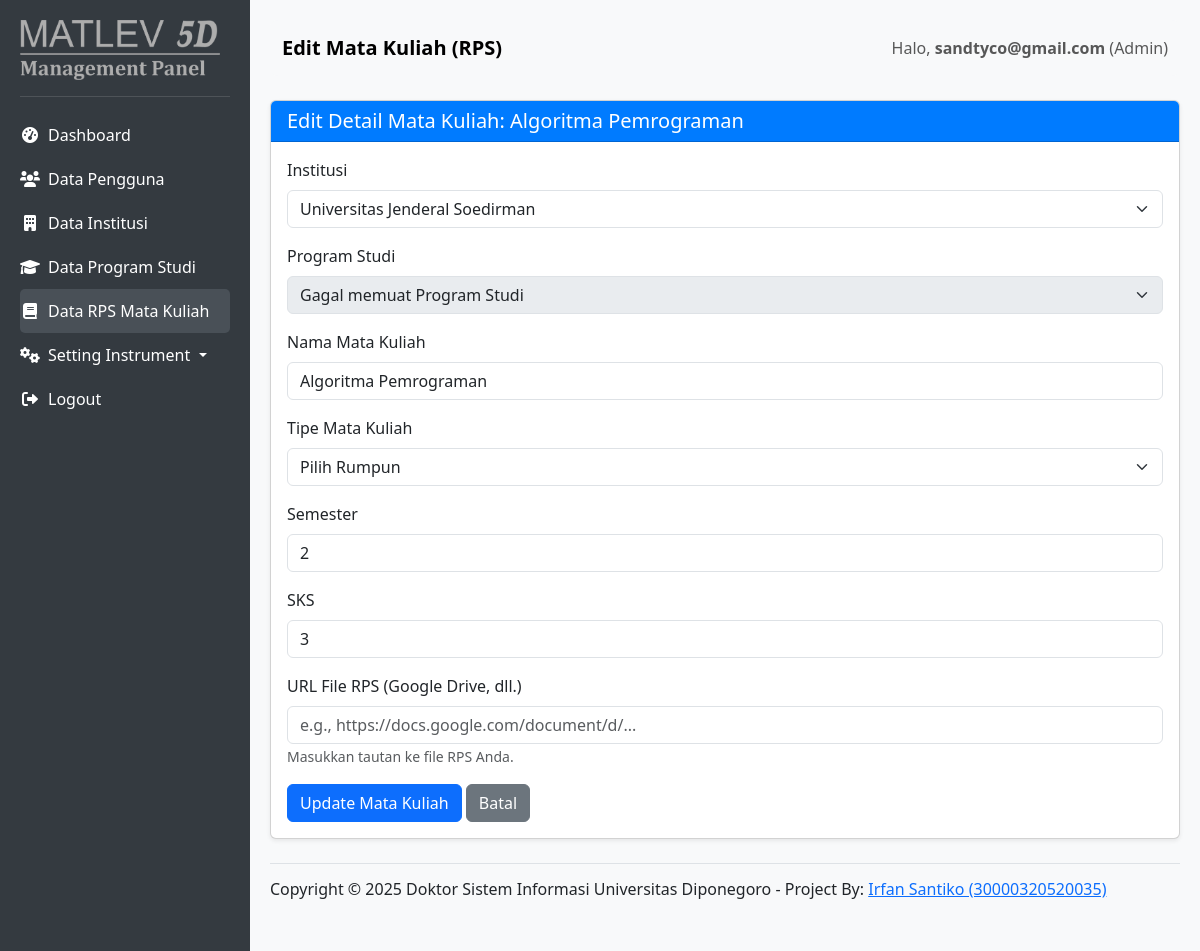
The page /views/admin/edit_rps.php?id=21 (signed in) on the database its author committed.
### tables this page shows
CREATE TABLE `courses` (
  `id` int(11) NOT NULL,
  `institution_id` int(11) NOT NULL,
  `program_of_study_id` int(11) NOT NULL,
  `course_name` varchar(255) NOT NULL,
  `courses_type` varchar(100) DEFAULT NULL,
  `semester` varchar(50) DEFAULT NULL,
  `sks_credits` int(11) DEFAULT NULL,
  `rps_file_path` varchar(255) DEFAULT NULL,
  `created_at` timestamp NULL DEFAULT current_timestamp(),
  `updated_at` datetime NOT NULL DEFAULT current_timestamp() ON UPDATE current_timestamp()
);

CREATE TABLE `institutions` (
  `id` int(11) NOT NULL,
  `kode_pt` varchar(20) NOT NULL,
  `nama_pt` varchar(255) NOT NULL,
  `alamat_pt` text DEFAULT NULL,
  `telp_pt` varchar(50) DEFAULT NULL,
  `email_pt` varchar(255) DEFAULT NULL,
  `created_at` timestamp NULL DEFAULT current_timestamp()
);

### views/admin/edit_rps.php (the view, shortened to what this page needs)
<?php
require_once '../../config/database.php';
$username = $_SESSION['username'];
$role_name = $_SESSION['role_name'];
$course_data = null;
$institutions = [];
$programs_of_study_for_selected_institution = [];
if (isset($_GET['id']) && !empty($_GET['id'])) {
    $course_id = (int)$_GET['id'];
    try {
        $stmt = $pdo->prepare("SELECT id, institution_id, program_of_study_id, course_name, courses_type, semester, sks_credits, rps_file_path FROM courses WHERE id = ?");
        $stmt->execute([$course_id]);
        $course_data = $stmt->fetch(PDO::FETCH_ASSOC);
        $stmt_inst = $pdo->query("SELECT id, nama_pt FROM institutions ORDER BY nama_pt ASC");
        $institutions = $stmt_inst->fetchAll(PDO::FETCH_ASSOC);
        if ($course_data['institution_id']) {
            $stmt_prodi = $pdo->prepare("SELECT id, program_name FROM programs_of_study WHERE institution_id = ? ORDER BY program_name ASC");
            $stmt_prodi->execute([$course_data['institution_id']]);
            $programs_of_study_for_selected_institution = $stmt_prodi->fetchAll(PDO::FETCH_ASSOC);
        }
    } catch (PDOException $e) {
        $_SESSION['error_message'] = "Error mengambil data Mata Kuliah atau Institusi/Program Studi: " . $e->getMessage();
        header('Location: manage_rps.php');
        exit();
    }
} else {
    header('Location: manage_rps.php');
    exit();
}
?>
<!DOCTYPE html>
<html lang="en">
<head>
    <link href="https://cdn.jsdelivr.net/npm/bootstrap@5.3.3/dist/css/bootstrap.min.css" rel="stylesheet">
    <link rel="stylesheet" href="https://cdnjs.cloudflare.com/ajax/libs/font-awesome/6.0.0-beta3/css/all.min.css">
</head>
<body>
    <div id="sidebar">
        <img src="../../assets/img/mgpanel.png" alt="" width="200">
        <hr class="text-white-50">
        <ul class="nav flex-column">
            <li class="nav-item">
                <a class="nav-link" href="admin_dashboard.php">
                    <i class="fas fa-fw fa-tachometer-alt me-2"></i>Dashboard
                </a>
            </li>
            <li class="nav-item">
                <a class="nav-link" href="manage_users.php">
                    <i class="fas fa-fw fa-users me-2"></i>Data Pengguna
                </a>
            </li>
            <li class="nav-item">
                <a class="nav-link" href="manage_institution.php">
                    <i class="fas fa-fw fa-building me-2"></i>Data Institusi
                </a>
            </li>
            <li class="nav-item">
                <a class="nav-link" href="manage_prodi.php">
                    <i class="fas fa-fw fa-graduation-cap me-2"></i>Data Program Studi
                </a>
            </li>
            <li class="nav-item">
                <a class="nav-link active" href="manage_rps.php"> <i class="fas fa-fw fa-book me-2"></i>Data RPS Mata Kuliah
                </a>
            </li>
			<li class="nav-item dropdown">
				<a class="nav-link dropdown-toggle" href="#" id="setupInstrumenDropdown" role="button" data-bs-toggle="dropdown" aria-expanded="false">
					<i class="fas fa-fw fa-cogs me-2"></i>Setting Instrument
				</a>
			</li>
            <li class="nav-item mt-auto">
                <a class="nav-link" href="../../logout.php">
                    <i class="fas fa-fw fa-sign-out-alt me-2"></i>Logout
                </a>
            </li>
        </ul>
    </div>
    <div id="content">
        <nav class="navbar navbar-expand-lg navbar-light bg-light rounded-3 mb-4">
            <div class="container-fluid">
                <a class="navbar-brand" href="#">Edit Mata Kuliah (RPS)</a>
                <span class="navbar-text ms-auto">
                    Halo, <strong><?php echo htmlspecialchars($username); ?></strong> (<?php echo htmlspecialchars($role_name); ?>)
                </span>
            </div>
        </nav>
        <?php if ($course_data):  ?>
            <div class="card shadow-sm mb-4">
                <div class="card-header">
                    <h5 class="mb-0">Edit Detail Mata Kuliah: <?php echo htmlspecialchars($course_data['course_name']); ?></h5>
                </div>
                <div class="card-body">
                    <form action="" method="POST">
                        <div class="mb-3">
                            <label for="institution_id" class="form-label">Institusi</label>
                            <select class="form-select" id="institution_id" name="institution_id" required>
                                <?php foreach ($institutions as $inst): ?>
                                    <option value="<?php echo htmlspecialchars($inst['id']); ?>"
                                        <?php echo ($course_data['institution_id'] == $inst['id']) ? 'selected' : ''; ?>>
                                        <?php echo htmlspecialchars($inst['nama_pt']); ?>
                                    </option>
                                <?php endforeach; ?>
                            </select>
                        </div>
                        <div class="mb-3">
                            <label for="program_of_study_id" class="form-label">Program Studi</label>
                            <select class="form-select" id="program_of_study_id" name="program_of_study_id" required <?php echo empty($programs_of_study_for_selected_institution) ? 'disabled' : ''; ?>>
                                <option value="">Pilih Program Studi</option>
                            </select>
                        </div>
                        <div class="mb-3">
                            <label for="course_name" class="form-label">Nama Mata Kuliah</label>
                            <input type="text" class="form-control" id="course_name" name="course_name" value="<?php echo htmlspecialchars($course_data['course_name']); ?>" required>
                        </div>
                        <div class="mb-3">
                            <label for="courses_type" class="form-label">Tipe Mata Kuliah</label>
                            <select class="form-select" id="courses_type" name="courses_type" required>
								<option value="">Pilih Rumpun</option>
							</select>
                        </div>
                        <div class="mb-3">
                            <label for="semester" class="form-label">Semester</label>
                            <input type="number" class="form-control" id="semester" name="semester" min="1" value="<?php echo htmlspecialchars($course_data['semester']); ?>" required>
                        </div>
                        <div class="mb-3">
                            <label for="sks_credits" class="form-label">SKS</label>
                            <input type="number" class="form-control" id="sks_credits" name="sks_credits" min="1" value="<?php echo htmlspecialchars($course_data['sks_credits']); ?>" required>
                        </div>
                        <div class="mb-3">
                            <label for="rps_file_path" class="form-label">URL File RPS (Google Drive, dll.)</label>
                            <input type="url" class="form-control" id="rps_file_path" name="rps_file_path" placeholder="e.g., https://docs.google.com/document/d/..." value="<?php echo htmlspecialchars($course_data['rps_file_path']); ?>" required>
                            <small class="form-text text-muted">Masukkan tautan ke file RPS Anda.</small>
                        </div>
                        <button type="submit" name="update_course" class="btn btn-primary">Update Mata Kuliah</button>
                        <a href="manage_rps.php" class="btn btn-secondary">Batal</a>
                    </form>
                </div>
            </div>
        <?php else: ?>
            <div class="alert alert-info">
                Pilih mata kuliah dari daftar untuk mengeditnya. <a href="manage_rps.php">Kembali ke Data RPS Mata Kuliah</a>
            </div>
        <?php endif; ?>
        <footer class="d-flex flex-wrap justify-content-between align-items-center py-3 my-4 border-top">
            <h6 align="center">Copyright © 2025 Doktor Sistem Informasi Universitas Diponegoro - Project By: <a href="mailto:irfan.santiko@amikompurwokerto.ac.id" target="_blank">Irfan Santiko (30000320520035)</a></h6>
        </footer>
    </div>
</body>
</html>

### views/admin/edit_rps.php (style rules this page uses)
body { display: flex; min-height: 100vh; background-color: #f8f9fa; }
#sidebar { width: 250px; background-color: #343a40; color: white; padding: 20px; flex-shrink: 0; }
#sidebar a { color: white; text-decoration: none; padding: 10px 0; display: block; border-radius: 5px; transition: background-color 0.3s; }
#sidebar a:hover, #sidebar a.active { background-color: #495057; }
#content { flex-grow: 1; padding: 20px; }
.navbar-brand { font-weight: bold; }
.card-header { background-color: #007bff; color: white; }

### rows shown on the page
courses: course_name "Algoritma Pemrograman", institution_id "Universitas Jenderal Soedirman", semester "2", sks_credits "3"

### other values the page prints
$username "sandtyco@gmail.com"
$role_name "Admin"
